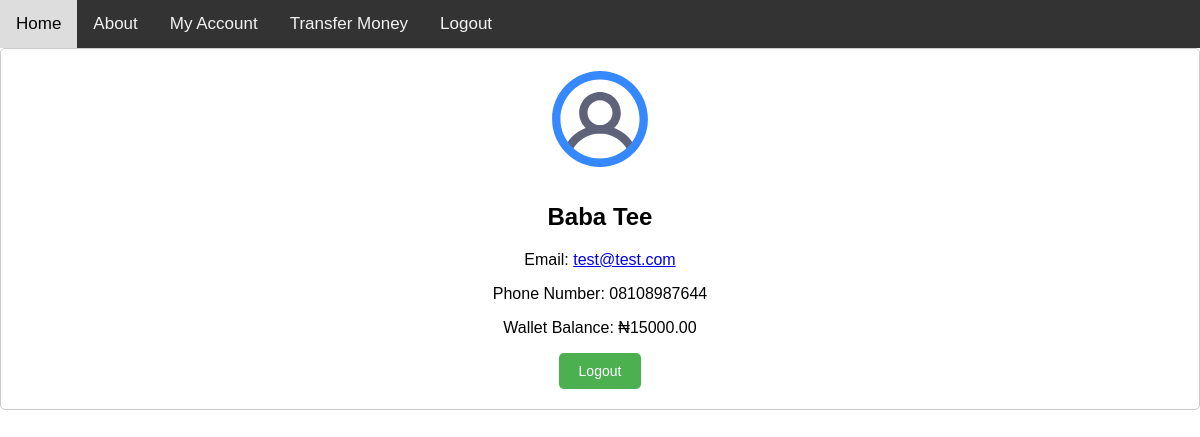
Page /account.php (signed in) on the committed database.
### tables this page shows
CREATE TABLE `users` (
  `id` int NOT NULL,
  `firstname` varchar(50) DEFAULT NULL,
  `lastname` varchar(50) DEFAULT NULL,
  `password` varchar(220) DEFAULT NULL,
  `email` varchar(200) DEFAULT NULL,
  `phone` varchar(15) DEFAULT NULL,
  `account_number` varchar(10) DEFAULT NULL,
  `balance` decimal(10,2) NOT NULL,
  `bvn` varchar(11) DEFAULT NULL,
  `reg_date` timestamp NULL DEFAULT CURRENT_TIMESTAMP,
  `profile_pic` varchar(200) DEFAULT NULL
);

### account.php (the view, shortened to what this page needs)
<?php
require_once "db.php";
try {
    $user_id = $_SESSION['id'];
    $query = "SELECT * FROM users WHERE id=? LIMIT 1";
    $stmt = $conn->prepare($query);
    $stmt->execute(array($user_id));
    $user = $stmt->fetch(PDO::FETCH_ASSOC);
} catch (Exception $e) {
    echo "Unable to connect to database " . $e;
    exit();
}
?>
<!DOCTYPE html>
<html>
<head>
    <link rel="stylesheet" href="style.css">
</head>
<body>
    <?php require_once "top-nav.php" ?>
    <div class="profile-container">
        <img src="avatar.svg" alt="User Avatar" class="avatar">
        <h2><?= $user['firstname'] . " " . $user['lastname'] ?></h2>
        <p>Email: <a href="mailto:example@example.com"><?= $user['email'] ?></a></p>
        <p>Phone Number: <?= $user['phone'] ?></p>
        <p>Wallet Balance: &#8358;<?= $user['balance'] ?></p>
        <button class="logout-btn">Logout</button>
    </div>
</body>
</html>

### style.css (style rules this page uses)
body { font-family: Arial, sans-serif; margin: 0; }
.profile-container { text-align: center; padding: 20px; background-color: white; border: 1px solid #ccc; border-radius: 5px; }
.avatar { width: 100px; height: 100px; border-radius: 50%; object-fit: cover; margin-bottom: 10px; }
.logout-btn { background-color: #4CAF50; color: white; border: none; padding: 10px 20px; text-align: center; text-decoration: none; display: inline-block; font-size: 14px; border-radius: 5px; cursor: pointer; }

### rows in the picture
users: firstname "Baba", lastname "Tee", email "test@test.com", phone "08108987644", balance "15000.00"
